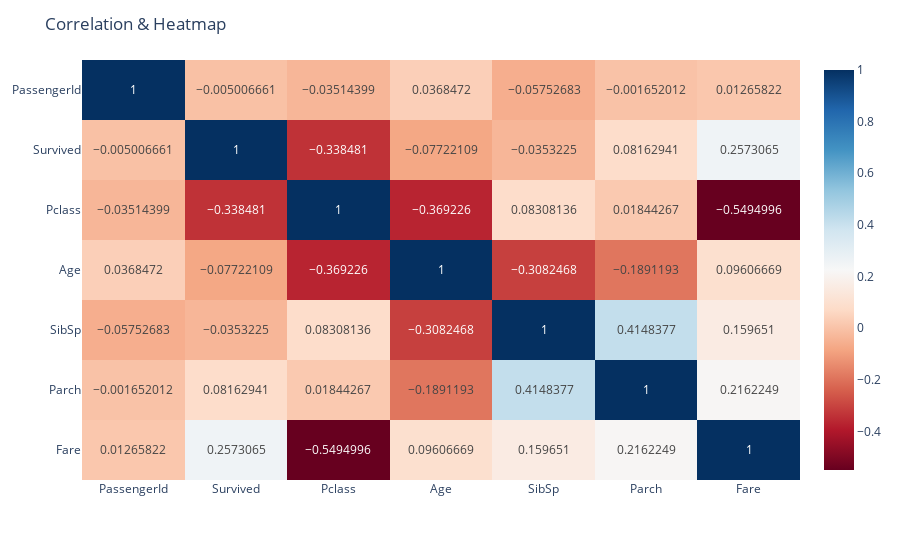

Notebook cell for this chart:
### Markdown cell above
### 2. Correlation + Heatmap

### Code cell
corr = df_train.select_dtypes(include=['float64', 'int64']).corr()
fig = px.imshow(corr, text_auto=True, aspect="auto", color_continuous_scale='RdBu')
fig.update_layout(title="Correlation & Heatmap")
fig.show()

### Figure 1 — Plotly figure (JSON) as saved in the notebook; plotly's stock layout.template omitted (floating-point values rounded to 4 significant figures)
{"data": [{"coloraxis": "coloraxis", "hovertemplate": "x: %{x}<br>y: %{y}<br>color: %{z}<extra></extra>", "name": "0", "texttemplate": "%{z}", "type": "heatmap", "x": ["PassengerId", "Survived", "Pclass", "Age", "SibSp", "Parch", "Fare"], "xaxis": "x", "y": ["PassengerId", "Survived", "Pclass", "Age", "SibSp", "Parch", "Fare"], "yaxis": "y", "z": [[1.0, -0.005007, -0.03514, 0.03685, -0.05753, -0.001652, 0.01266], [-0.005007, 1.0, -0.3385, -0.07722, -0.03532, 0.08163, 0.2573], [-0.03514, -0.3385, 1.0, -0.3692, 0.08308, 0.01844, -0.5495], [0.03685, -0.07722, -0.3692, 1.0, -0.3082, -0.1891, 0.09607], [-0.05753, -0.03532, 0.08308, -0.3082, 1.0, 0.4148, 0.1597], [-0.001652, 0.08163, 0.01844, -0.1891, 0.4148, 1.0, 0.2162], [0.01266, 0.2573, -0.5495, 0.09607, 0.1597, 0.2162, 1.0]]}], "layout": {"coloraxis": {"colorscale": [[0, "rgb(103,0,31)"], [0.1, "rgb(178,24,43)"], [0.2, "rgb(214,96,77)"], [0.3, "rgb(244,165,130)"], [0.4, "rgb(253,219,199)"], [0.5, "rgb(247,247,247)"], [0.6, "rgb(209,229,240)"], [0.7, "rgb(146,197,222)"], [0.8, "rgb(67,147,195)"], [0.9, "rgb(33,102,172)"], [1, "rgb(5,48,97)"]]}, "margin": {"t": 60}, "title": {"text": "Correlation & Heatmap"}, "xaxis": {"anchor": "y", "domain": [0, 1]}, "yaxis": {"anchor": "x", "autorange": "reversed", "domain": [0, 1]}}}
